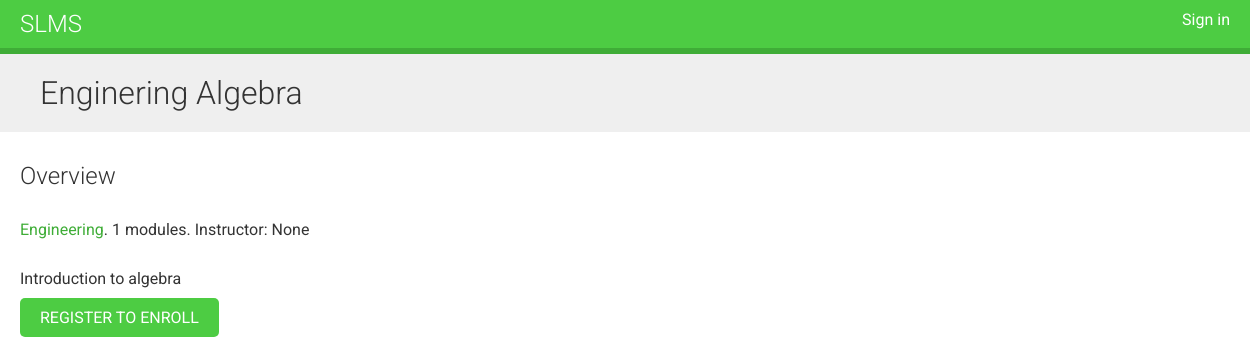
The page /course/enginering-algebra/ on the database as committed earlier.
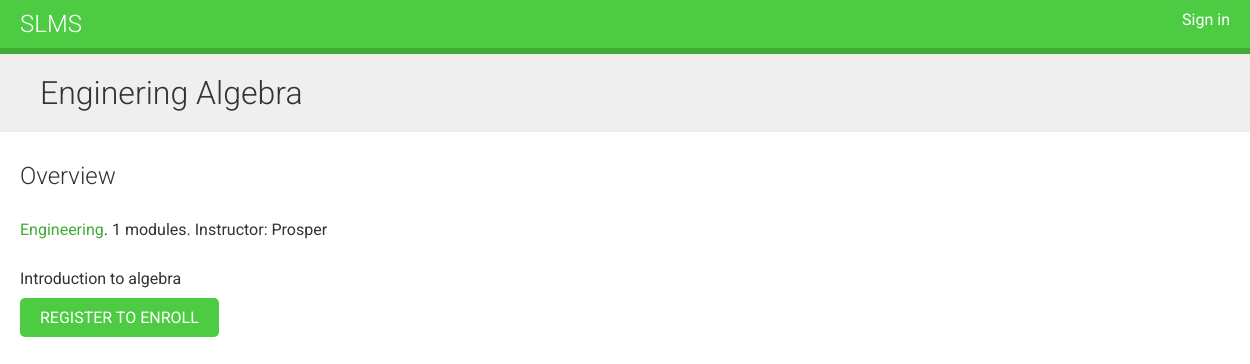
The same page on the database as committed later.
### courses/models.py (models this page shows, shortened)
class Course(models.Model):
    owner = models.ForeignKey(User, related_name='courses_created', on_delete=models.CASCADE)
    subject = models.ForeignKey(Subject, related_name='courses', on_delete=models.CASCADE)
    title = models.CharField(max_length=200)
    code = models.CharField(max_length=10)
    slug = models.SlugField(max_length=200, unique=True)
    overview = models.TextField()
    created = models.DateTimeField(auto_now_add=True)
    students = models.ManyToManyField(User, related_name='courses_joined', blank=True)
    class Meta:
        ordering = ['-created']

### users/models.py (models this page shows, shortened)
class CustomUser(AbstractBaseUser, PermissionsMixin):
    username = models.CharField(max_length=150, unique=True, blank=True, null=True)
    email = models.EmailField(_("email address"), unique=True)
    is_staff = models.BooleanField(default=False)
    is_active = models.BooleanField(default=True)
    date_joined = models.DateTimeField(default=timezone.now)
    USERNAME_FIELD = "email"
    REQUIRED_FIELDS = []
    objects = CustomUserManager()
    def get_full_name(self):
        return self.username

### courses/views.py (the view)
# urls.py: path('<slug:slug>/', views.CourseDetailView.as_view(), name='course_detail'),
class CourseDetailView(DetailView):
    model = Course
    template_name = 'courses/course/detail.html'
    def get_context_data(self, **kwargs):
        context = super().get_context_data(**kwargs)
        context['enroll_form'] = CourseEnrollForm(
        initial={'course':self.object})
        return context

### courses/templates/courses/course/detail.html (shortened to what this page needs)
{% extends "base.html" %}
{% block content %}
{% with subject=object.subject %}
<h1>
{{ object.title }}
</h1>
<div class="module">
<h2>Overview</h2>
<p>
<a href="{% url "course_list_subject" subject.slug %}">
{{ subject.title }}</a>.
{{ object.modules.count }} modules.
Instructor: {{ object.owner.get_full_name }}
</p>
{{ object.overview|linebreaks }}
{% if request.user.is_authenticated %}
<form action="{% url "student_enroll_course" %}" method="post">
{{ enroll_form }}
{% csrf_token %}
<input type="submit" value="Enroll now">
</form>
{% else %}
<a href="{% url "student_registration" %}" class="button">
Register to enroll
</a>
{% endif %}
</div>
{% endwith %}
{% endblock content %}

Rows that differ between the two databases and show on the page:
changed through a linked row, Course "Enginering Algebra": owner.get_full_name "None" → "Prosper"
